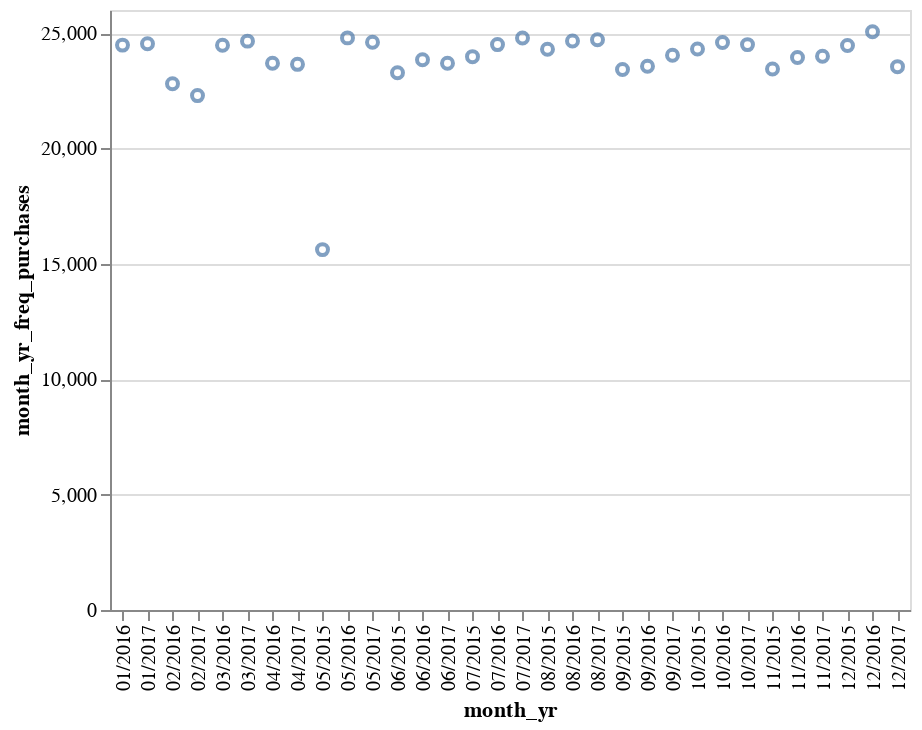

Here is the notebook cell this chart was saved with:
### Code cell
alt.Chart(data_freq).mark_point().encode(
    y='month_yr_freq_purchases',
    x='month_yr',
)

### Figure 1 — Vega-Lite specification as saved in the notebook (floating-point values rounded to 4 significant figures)
{"$schema": "https://vega.github.io/schema/vega-lite/v2.4.3.json", "config": {"view": {"height": 300, "width": 400}}, "data": {"values": [{"month_yr": "08/2017", "month_yr_freq_calls": 346272, "month_yr_freq_emails": 474960, "month_yr_freq_meetings": 8506, "month_yr_freq_purchases": 24710}, {"month_yr": "03/2017", "month_yr_freq_calls": 346099, "month_yr_freq_emails": 474075, "month_yr_freq_meetings": 6395, "month_yr_freq_purchases": 24651}, {"month_yr": "07/2017", "month_yr_freq_calls": 345150, "month_yr_freq_emails": 474550, "month_yr_freq_meetings": 8424, "month_yr_freq_purchases": 24786}, {"month_yr": "12/2016", "month_yr_freq_calls": 344694, "month_yr_freq_emails": 473082, "month_yr_freq_meetings": 4739, "month_yr_freq_purchases": 25056}, {"month_yr": "10/2017", "month_yr_freq_calls": 344610, "month_yr_freq_emails": 474712, "month_yr_freq_meetings": 10681, "month_yr_freq_purchases": 24500}, {"month_yr": "10/2016", "month_yr_freq_calls": 344508, "month_yr_freq_emails": 471521, "month_yr_freq_meetings": 4206, "month_yr_freq_purchases": 24595}, {"month_yr": "05/2017", "month_yr_freq_calls": 344347, "month_yr_freq_emails": 473553, "month_yr_freq_meetings": 6586, "month_yr_freq_purchases": 24599}, {"month_yr": "01/2017", "month_yr_freq_calls": 344216, "month_yr_freq_emails": 471712, "month_yr_freq_meetings": 5207, "month_yr_freq_purchases": 24536}, {"month_yr": "08/2016", "month_yr_freq_calls": 343234, "month_yr_freq_emails": 471527, "month_yr_freq_meetings": 3230, "month_yr_freq_purchases": 24660}, {"month_yr": "07/2016", "month_yr_freq_calls": 342506, "month_yr_freq_emails": 471138, "month_yr_freq_meetings": 2872, "month_yr_freq_purchases": 24501}, {"month_yr": "05/2016", "month_yr_freq_calls": 342459, "month_yr_freq_emails": 469781, "month_yr_freq_meetings": 2101, "month_yr_freq_purchases": 24792}, {"month_yr": "03/2016", "month_yr_freq_calls": 341550, "month_yr_freq_emails": 467041, "month_yr_freq_meetings": 1525, "month_yr_freq_purchases": 24472}, {"month_yr": "12/2015", "month_yr_freq_calls": 339990, "month_yr_freq_emails": 465009, "month_yr_freq_meetings": 382, "month_yr_freq_purchases": 24460}, {"month_yr": "01/2016", "month_yr_freq_calls": 339906, "month_yr_freq_emails": 466783, "month_yr_freq_meetings": 862, "month_yr_freq_purchases": 24478}, {"month_yr": "10/2015", "month_yr_freq_calls": 337336, "month_yr_freq_emails": 462288, "month_yr_freq_meetings": 12, "month_yr_freq_purchases": 24310}, {"month_yr": "11/2017", "month_yr_freq_calls": 334665, "month_yr_freq_emails": 459078, "month_yr_freq_meetings": 9723, "month_yr_freq_purchases": 23993}, {"month_yr": "09/2017", "month_yr_freq_calls": 334552, "month_yr_freq_emails": 458953, "month_yr_freq_meetings": 9115, "month_yr_freq_purchases": 24036}, {"month_yr": "06/2017", "month_yr_freq_calls": 334337, "month_yr_freq_emails": 458859, "month_yr_freq_meetings": 7747, "month_yr_freq_purchases": 23695}, {"month_yr": "04/2017", "month_yr_freq_calls": 333258, "month_yr_freq_emails": 458219, "month_yr_freq_meetings": 5909, "month_yr_freq_purchases": 23645}, {"month_yr": "08/2015", "month_yr_freq_calls": 333176, "month_yr_freq_emails": 457283, "month_yr_freq_meetings": 6, "month_yr_freq_purchases": 24299}, {"month_yr": "11/2016", "month_yr_freq_calls": 333132, "month_yr_freq_emails": 456627, "month_yr_freq_meetings": 4162, "month_yr_freq_purchases": 23941}, {"month_yr": "06/2016", "month_yr_freq_calls": 332513, "month_yr_freq_emails": 455437, "month_yr_freq_meetings": 2415, "month_yr_freq_purchases": 23846}, {"month_yr": "04/2016", "month_yr_freq_calls": 331032, "month_yr_freq_emails": 453899, "month_yr_freq_meetings": 1923, "month_yr_freq_purchases": 23696}, {"month_yr": "09/2016", "month_yr_freq_calls": 330734, "month_yr_freq_emails": 455505, "month_yr_freq_meetings": 3840, "month_yr_freq_purchases": 23564}, {"month_yr": "07/2015", "month_yr_freq_calls": 330263, "month_yr_freq_emails": 453015, "month_yr_freq_meetings": 5, "month_yr_freq_purchases": 23978}, {"month_yr": "12/2017", "month_yr_freq_calls": 330006, "month_yr_freq_emails": 451557, "month_yr_freq_meetings": 10406, "month_yr_freq_purchases": 23545}, {"month_yr": "11/2015", "month_yr_freq_calls": 328179, "month_yr_freq_emails": 449538, "month_yr_freq_meetings": 219, "month_yr_freq_purchases": 23442}, {"month_yr": "09/2015", "month_yr_freq_calls": 322890, "month_yr_freq_emails": 444527, "month_yr_freq_meetings": 15, "month_yr_freq_purchases": 23421}, {"month_yr": "02/2016", "month_yr_freq_calls": 319085, "month_yr_freq_emails": 438439, "month_yr_freq_meetings": 1123, "month_yr_freq_purchases": 22803}, {"month_yr": "06/2015", "month_yr_freq_calls": 315483, "month_yr_freq_emails": 430825, "month_yr_freq_meetings": 6, "month_yr_freq_purchases": 23282}, {"month_yr": "02/2017", "month_yr_freq_calls": 312271, "month_yr_freq_emails": 427797, "month_yr_freq_meetings": 4994, "month_yr_freq_purchases": 22291}, {"month_yr": "05/2015", "month_yr_freq_calls": 204382, "month_yr_freq_emails": 278795, "month_yr_freq_meetings": 15, "month_yr_freq_purchases": 15617}]}, "encoding": {"x": {"field": "month_yr", "type": "nominal"}, "y": {"field": "month_yr_freq_purchases", "type": "quantitative"}}, "mark": "point"}
